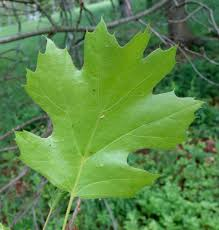
#> input picture example.jpg, 219 x 230 px
$ python visualize_grabcut_curve.py --image ../example.jpg
#> lines starting #> are read from the running program, lines starting #| are printed output that depends on the picture; after the words box and inside, x2 and y2 are one past the last pixel; in counts of white or black regions, pixels touching at a corner belong together
from __future__ import annotations

import argparse
from pathlib import Path

import cv2
import numpy as np


def largest_external_contour(mask: np.ndarray) -> np.ndarray | None:
    contours, _ = cv2.findContours(mask, cv2.RETR_EXTERNAL, cv2.CHAIN_APPROX_NONE)
    if not contours:
        return None

    best = None
    best_area = -1.0
    for c in contours:
        area = cv2.contourArea(c)
        if area > best_area:
            best_area = area
            best = c

    if best is None:
        return None

    return best.reshape(-1, 2).astype(np.float64)


def smooth_contour(points: np.ndarray, window: int = 9, passes: int = 2) -> np.ndarray:
    pts = points.astype(np.float64).copy()
    if len(pts) < window:
        return pts

    kernel = np.ones(window, dtype=np.float64) / window

    for _ in range(passes):
        x = np.pad(pts[:, 0], (window // 2, window // 2), mode="wrap")
        y = np.pad(pts[:, 1], (window // 2, window // 2), mode="wrap")
        x = np.convolve(x, kernel, mode="valid")
        y = np.convolve(y, kernel, mode="valid")
        pts = np.stack([x, y], axis=1)

    return pts


def main() -> None:
    parser = argparse.ArgumentParser()
    parser.add_argument("--image", type=str, required=True)
    parser.add_argument("--out_dir", type=str, default="outputs/grabcut_debug")
    args = parser.parse_args()

    image_path = Path(args.image)
    out_dir = Path(args.out_dir)
    out_dir.mkdir(parents=True, exist_ok=True)

    image = cv2.imread(str(image_path), cv2.IMREAD_COLOR)
#> image is the input picture: shape (230, 219, 3); mean B, G, R 71.3, 136.3, 92
    if image is None:
        raise FileNotFoundError(f"Could not read image: {image_path}")

    h, w = image.shape[:2]
#> h = 230; w = 219

    mask = np.zeros((h, w), np.uint8)
    bgd_model = np.zeros((1, 65), np.float64)
    fgd_model = np.zeros((1, 65), np.float64)

    # center-biased rectangle
    rect = (
        int(0.12 * w),
        int(0.08 * h),
        int(0.76 * w),
        int(0.82 * h),
    )
#> rect = (26, 18, 166, 188)

    cv2.grabCut(
        image,
        mask,
        rect,
        bgd_model,
        fgd_model,
        8,
        cv2.GC_INIT_WITH_RECT,
    )

    fg_mask = np.where(
        (mask == cv2.GC_FGD) | (mask == cv2.GC_PR_FGD),
        255,
        0,
    ).astype(np.uint8)

    kernel = cv2.getStructuringElement(cv2.MORPH_ELLIPSE, (7, 7))
    fg_mask = cv2.morphologyEx(fg_mask, cv2.MORPH_OPEN, kernel)
    fg_mask = cv2.morphologyEx(fg_mask, cv2.MORPH_CLOSE, kernel)

    contour = largest_external_contour(fg_mask)
#> in largest_external_contour, `contours, _ = cv2.findContours(mask, cv2.RETR_EXTERNAL, cv2.CHAIN_APPR..`:
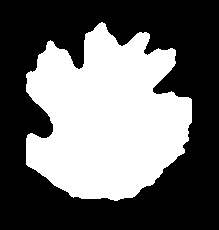
#> mask: shape (230, 219); 41.4% white; 1 white region, box (x1, y1, x2, y2) and area: (26, 22, 192, 201) 20850

    cv2.imwrite(str(out_dir / "01_original.png"), image)
    cv2.imwrite(str(out_dir / "02_mask.png"), fg_mask)

    overlay = image.copy()

    if contour is not None and len(contour) >= 20:
        contour = smooth_contour(contour, window=9, passes=2)
        pts = np.round(contour).astype(np.int32).reshape(-1, 1, 2)
        cv2.polylines(overlay, [pts], isClosed=True, color=(0, 255, 0), thickness=3)
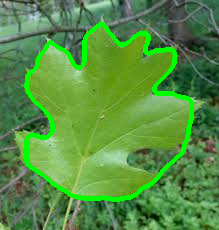
#> overlay: shape (230, 219, 3); 6.12% of pixels changed, all inside (x1, y1, x2, y2) = (24, 22, 194, 202)
        print(f"Found contour with {len(contour)} points")
#| Found contour with 656 points
    else:
        print("No usable contour found")

    cv2.imwrite(str(out_dir / "03_overlay.png"), overlay)
    print(f"Saved outputs to: {out_dir}")


if __name__ == "__main__":
    main()
